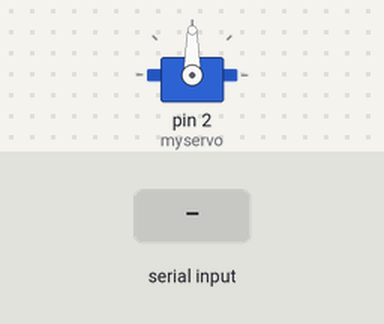
Simulated run of this sketch. Board: Arduino Uno, built with avr-gcc and run on an emulated ATmega328P. Shown: servo. The test bench sets the inputs (shaded band). What the sketch prints to the serial monitor is not drawn.

Above: at 1.2 s.
1.3 s: "30,150\n" received over Serial
At 3.2 s:
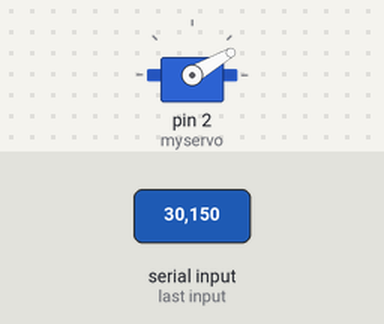
3.8 s: "5\n" received over Serial
At 6.0 s:
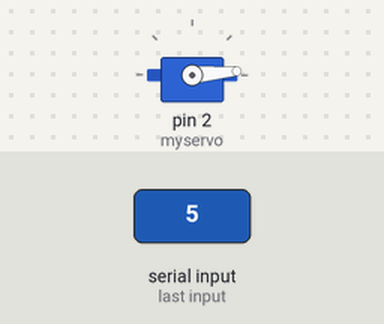
6.3 s: "200\n" received over Serial
At 8.1 s:
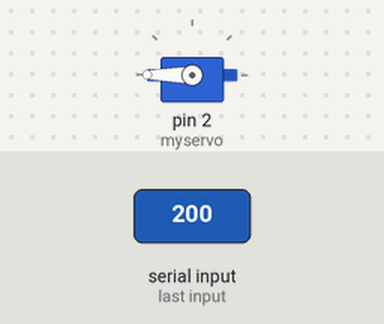
8.8 s: "90,45\n" received over Serial
At 10.1 s:
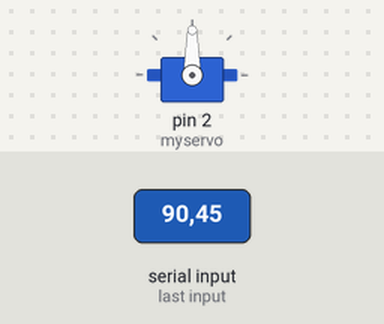
Timing chart, 0 to 11.8 s (numbered marks = the images above; inputs shaded):
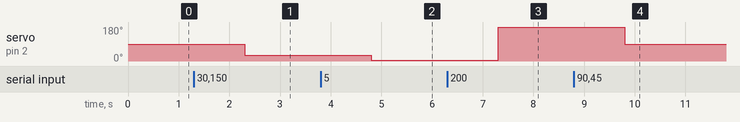

Measured:
- after the input at 1.3 s, servo on pin 2 (myservo): 90° → 30° after 1.0 s
- after the input at 3.8 s, servo on pin 2 (myservo): 30° → 5° after 1.0 s
- after the input at 6.3 s, servo on pin 2 (myservo): 5° → 180° after 1.0 s
- after the input at 8.8 s, servo on pin 2 (myservo): 180° → 90° after 1.0 s

The sketch:

servo-serialMonitor.ino
```cpp
 //control servo motor with serial monitering window - by ujash patel
  //for more go to www.uu-machinetool.blogspot.com
#include <Servo.h>

Servo myservo;  // create servo object to control a servo
                // a maximum of eight servo objects can be created

int pos = 0;
String servodata;

void setup()  {
 Serial.begin(9600);
Serial.println("Redy");
  myservo.attach(2);

}

void loop()
{
  if (Serial.available() > 0)
  {
   servodata = Serial.readString();

          myservo.write(servodata.toInt());

   }

//    if(servodata == '1') // Single Quote! This is a character.
//    {
//
//      Serial.println("speed 1 is selected");
//      Serial.println("DELAY 15MS");
//     for(pos = 0; pos < 180; pos += 1)  // goes from 0 degrees to 180 degrees
//  {                                  // in steps of 1 degree
//    myservo.write(pos);              // tell servo to go to position in variable 'pos'
//    delay(2);                       // waits 15ms for the servo to reach the position
//  }
//  for(pos = 180; pos>=1; pos-=1)     // goes from 180 degrees to 0 degrees
//  {
//    myservo.write(pos);              // tell servo to go to position in variable 'pos'
//    delay(2);                       // waits 15ms for the servo to reach the position
//  }
//    }


    Serial.println();    // End the line


  }
```
